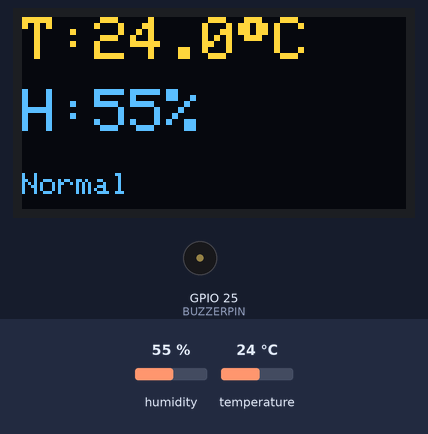
The sketch below on a simulated ESP32. Shown: 128×64 one-colour display, buzzer (waves = sounding, pin HIGH). Inputs (shaded band) come from the test bench; at power-on: temperature 24 °C, humidity 55 %. The OLED is the two-colour kind (top 16 rows yellow); what the sketch prints to the serial monitor is not drawn.

Above: at 1.7 s.
1.8 s: temperature set to 31 °C
At 4.1 s:
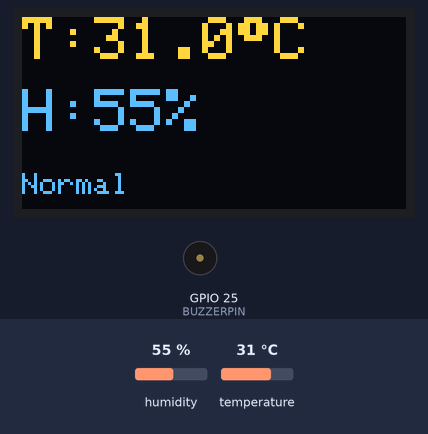
4.5 s: temperature set to 34 °C
At 5.0 s:
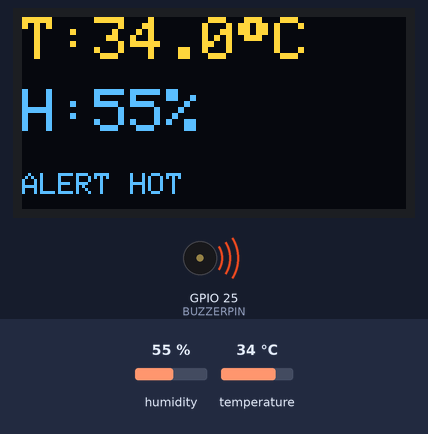
7.2 s: humidity set to 22 %
At 9.2 s:
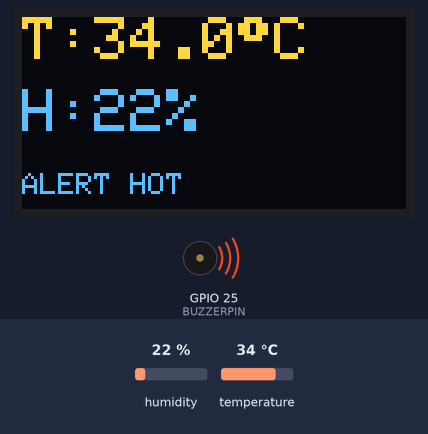
10.3 s: temperature set to 12 °C
At 11.4 s:
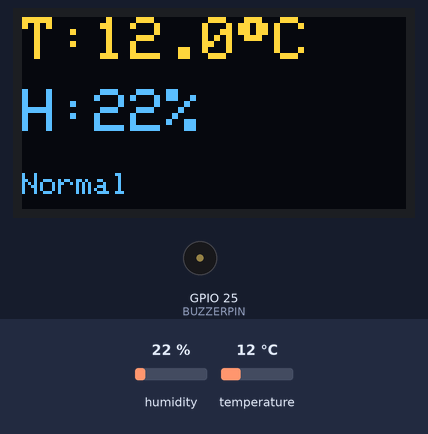
13.0 s: humidity set to 40 %
At 15.6 s:
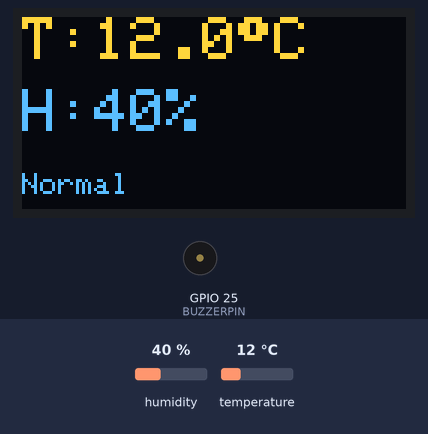
Timing chart, 0 to 17.1 s (numbered marks = the images above; inputs shaded):
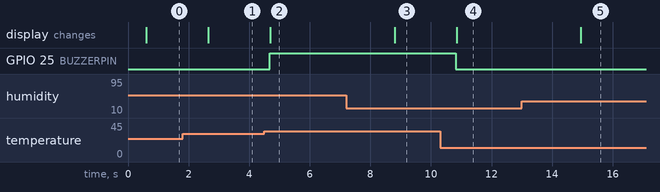

The sketch:

FinalCode.ino
```cpp
#include "DHT.h"
#include <Wire.h>
#include <Adafruit_GFX.h>
#include <Adafruit_SSD1306.h>

#define DHTPIN 4
#define DHTTYPE DHT11
#define BUZZERPIN 25

#define SCREEN_WIDTH 128
#define SCREEN_HEIGHT 64

DHT dht(DHTPIN, DHTTYPE);
Adafruit_SSD1306 display(SCREEN_WIDTH, SCREEN_HEIGHT, &Wire, -1);

float alertTemp = 33.0;

void setup() {
  Serial.begin(115200);

  dht.begin();

  pinMode(BUZZERPIN, OUTPUT);
  digitalWrite(BUZZERPIN, LOW);

  Wire.begin(21, 22);

  if (!display.begin(SSD1306_SWITCHCAPVCC, 0x3C)) {
    Serial.println("OLED NOT FOUND");
    while (true)
      ;
  }

  display.clearDisplay();
  display.display();
  delay(500);
}

void loop() {
  float temp = dht.readTemperature();
  float hum = dht.readHumidity();

  display.clearDisplay();
  display.setTextColor(SSD1306_WHITE);

  if (isnan(temp) || isnan(hum)) {
    Serial.println("DHT ERROR");
    digitalWrite(BUZZERPIN, LOW);

    display.setTextSize(2);
    display.setCursor(0, 20);
    display.println("DHT ERR");
    display.display();

    delay(2000);
    return;
  }

  bool alert = temp >= alertTemp;
  digitalWrite(BUZZERPIN, alert ? HIGH : LOW);

  Serial.print("Temp: ");
  Serial.print(temp, 1);
  Serial.print(" C | Humidity: ");
  Serial.print(hum, 0);
  Serial.println(" %");

  display.setTextSize(2);
  display.setCursor(0, 0);
  display.print("T:");
  display.print(temp, 1);
  display.write(247);
  display.print("C");

  display.setCursor(0, 24);
  display.print("H:");
  display.print(hum, 0);
  display.print("%");

  display.setTextSize(1);
  display.setCursor(0, 52);
  if (alert) {
    display.print("ALERT HOT");
  } else {
    display.print("Normal");
  }

  display.display();

  delay(2000);
}
```

Measured:
- the behaviour switches between 32 and 33 °C on temperature (found by bisection; images 1 and 2)
- after the input at 1.8 s, the display: changes after 0.85 s (image 1)
- after the input at 4.5 s, GPIO 25 (BUZZERPIN): LOW → HIGH after 0.18 s; the display: changes after 0.20 s (image 2)
- after the input at 7.2 s, the display: changes after 1.6 s (image 3)
- after the input at 10.3 s, GPIO 25 (BUZZERPIN): HIGH → LOW after 0.52 s; the display: changes after 0.55 s (image 4)
- after the input at 13.0 s, the display: changes after 1.9 s (image 5)
